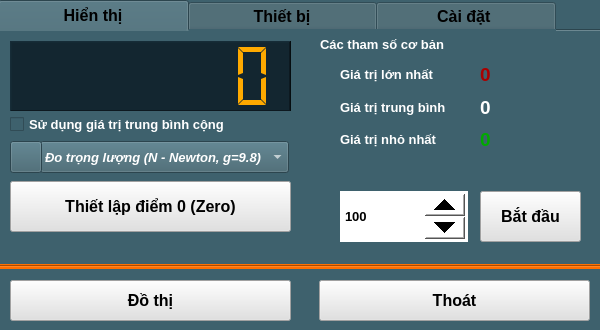
<?xml version="1.0" encoding="UTF-8"?>
<ui version="4.0">
 <class>Sensor_SEN0103</class>
 <widget class="QWidget" name="Sensor_SEN0103">
  <property name="geometry">
   <rect>
    <x>0</x>
    <y>0</y>
    <width>600</width>
    <height>330</height>
   </rect>
  </property>
  <property name="windowTitle">
   <string>Form</string>
  </property>
  <property name="windowIcon">
   <iconset resource="../image.qrc">
    <normaloff>:/image/WHL0103_Icon.jpg</normaloff>:/image/WHL0103_Icon.jpg</iconset>
  </property>
  <property name="styleSheet">
   <string notr="true">background-color: rgb(62, 97, 109);</string>
  </property>
  <widget class="QPushButton" name="pushButton_ChartZoom">
   <property name="geometry">
    <rect>
     <x>10</x>
     <y>280</y>
     <width>281</width>
     <height>41</height>
    </rect>
   </property>
   <property name="font">
    <font>
     <pointsize>12</pointsize>
     <bold>true</bold>
    </font>
   </property>
   <property name="styleSheet">
    <string notr="true">background-color: rgb(225, 225, 225);</string>
   </property>
   <property name="text">
    <string>Đồ thị</string>
   </property>
  </widget>
  <widget class="QPushButton" name="pushButton_Exit">
   <property name="geometry">
    <rect>
     <x>319</x>
     <y>280</y>
     <width>271</width>
     <height>41</height>
    </rect>
   </property>
   <property name="font">
    <font>
     <pointsize>12</pointsize>
     <bold>true</bold>
    </font>
   </property>
   <property name="styleSheet">
    <string notr="true">background-color: rgb(225, 225, 225);</string>
   </property>
   <property name="text">
    <string>Thoát</string>
   </property>
  </widget>
  <widget class="QTabWidget" name="tabWidget">
   <property name="geometry">
    <rect>
     <x>-2</x>
     <y>0</y>
     <width>607</width>
     <height>268</height>
    </rect>
   </property>
   <property name="font">
    <font>
     <pointsize>12</pointsize>
     <bold>true</bold>
    </font>
   </property>
   <property name="styleSheet">
    <string notr="true">background-color: rgb(62, 97, 109);</string>
   </property>
   <property name="currentIndex">
    <number>0</number>
   </property>
   <property name="elideMode">
    <enum>Qt::ElideNone</enum>
   </property>
   <widget class="QWidget" name="tab_Infor_2">
    <attribute name="title">
     <string>            Hiển thị            </string>
    </attribute>
    <widget class="QWidget" name="verticalLayoutWidget_6">
     <property name="geometry">
      <rect>
       <x>340</x>
       <y>30</y>
       <width>128</width>
       <height>92</height>
      </rect>
     </property>
     <layout class="QVBoxLayout" name="verticalLayout_6">
      <item>
       <widget class="QLabel" name="label_8">
        <property name="font">
         <font>
          <pointsize>10</pointsize>
          <bold>true</bold>
         </font>
        </property>
        <property name="styleSheet">
         <string notr="true">color: rgb(255, 255, 255);</string>
        </property>
        <property name="text">
         <string>Giá trị lớn nhất</string>
        </property>
       </widget>
      </item>
      <item>
       <widget class="QLabel" name="label_9">
        <property name="font">
         <font>
          <pointsize>10</pointsize>
          <bold>true</bold>
         </font>
        </property>
        <property name="styleSheet">
         <string notr="true">color: rgb(255, 255, 255);</string>
        </property>
        <property name="text">
         <string>Giá trị trung bình</string>
        </property>
       </widget>
      </item>
      <item>
       <widget class="QLabel" name="label_10">
        <property name="font">
         <font>
          <pointsize>10</pointsize>
          <bold>true</bold>
         </font>
        </property>
        <property name="styleSheet">
         <string notr="true">color: rgb(255, 255, 255);</string>
        </property>
        <property name="text">
         <string>Giá trị nhỏ nhất</string>
        </property>
       </widget>
      </item>
     </layout>
    </widget>
    <widget class="QWidget" name="verticalLayoutWidget_7">
     <property name="geometry">
      <rect>
       <x>480</x>
       <y>30</y>
       <width>101</width>
       <height>92</height>
      </rect>
     </property>
     <layout class="QVBoxLayout" name="verticalLayout_7">
      <item>
       <widget class="QLabel" name="label_ValueMax_2">
        <property name="font">
         <font>
          <pointsize>14</pointsize>
          <bold>true</bold>
         </font>
        </property>
        <property name="styleSheet">
         <string notr="true">color: rgb(170, 0, 0);</string>
        </property>
        <property name="text">
         <string>0</string>
        </property>
       </widget>
      </item>
      <item>
       <widget class="QLabel" name="label_ValueAvg_2">
        <property name="font">
         <font>
          <pointsize>14</pointsize>
          <bold>true</bold>
         </font>
        </property>
        <property name="styleSheet">
         <string notr="true">color: rgb(255, 255, 255);</string>
        </property>
        <property name="text">
         <string>0</string>
        </property>
       </widget>
      </item>
      <item>
       <widget class="QLabel" name="label_ValueMin_2">
        <property name="font">
         <font>
          <pointsize>14</pointsize>
          <bold>true</bold>
         </font>
        </property>
        <property name="styleSheet">
         <string notr="true">color: rgb(0, 170, 0);</string>
        </property>
        <property name="text">
         <string>0</string>
        </property>
       </widget>
      </item>
     </layout>
    </widget>
    <widget class="QSpinBox" name="spinBox_setSample">
     <property name="geometry">
      <rect>
       <x>340</x>
       <y>160</y>
       <width>128</width>
       <height>51</height>
      </rect>
     </property>
     <property name="font">
      <font>
       <pointsize>10</pointsize>
       <bold>true</bold>
      </font>
     </property>
     <property name="styleSheet">
      <string notr="true">QSpinBox
{
background-color: rgb(255, 255, 255);
color: rgb(0, 0, 0);
}
QSpinBox::up-button
{
    min-width:40px;
    min-height: 20px;
}
QSpinBox::down-button
{
    min-width: 40px;
    min-height: 20px;
}
</string>
     </property>
     <property name="minimum">
      <number>1</number>
     </property>
     <property name="maximum">
      <number>9999999</number>
     </property>
     <property name="value">
      <number>100</number>
     </property>
    </widget>
    <widget class="QPushButton" name="pushButton_getSamples">
     <property name="geometry">
      <rect>
       <x>480</x>
       <y>160</y>
       <width>101</width>
       <height>51</height>
      </rect>
     </property>
     <property name="font">
      <font>
       <pointsize>12</pointsize>
       <bold>true</bold>
      </font>
     </property>
     <property name="styleSheet">
      <string notr="true">background-color: rgb(225, 225, 225);</string>
     </property>
     <property name="text">
      <string>Bắt đầu</string>
     </property>
    </widget>
    <widget class="QLabel" name="label_sampleInfo">
     <property name="geometry">
      <rect>
       <x>320</x>
       <y>0</y>
       <width>261</width>
       <height>26</height>
      </rect>
     </property>
     <property name="font">
      <font>
       <pointsize>10</pointsize>
       <bold>true</bold>
      </font>
     </property>
     <property name="styleSheet">
      <string notr="true">color: rgb(255, 255, 255);</string>
     </property>
     <property name="text">
      <string>Các tham số cơ bản</string>
     </property>
    </widget>
    <widget class="QFrame" name="frame">
     <property name="geometry">
      <rect>
       <x>0</x>
       <y>0</y>
       <width>311</width>
       <height>221</height>
      </rect>
     </property>
     <property name="styleSheet">
      <string notr="true">background-color: rgb(62, 97, 109);</string>
     </property>
     <property name="frameShape">
      <enum>QFrame::NoFrame</enum>
     </property>
     <property name="frameShadow">
      <enum>QFrame::Raised</enum>
     </property>
     <widget class="QPushButton" name="pushButton_SetZero_2">
      <property name="geometry">
       <rect>
        <x>10</x>
        <y>150</y>
        <width>281</width>
        <height>51</height>
       </rect>
      </property>
      <property name="font">
       <font>
        <pointsize>12</pointsize>
        <bold>true</bold>
       </font>
      </property>
      <property name="styleSheet">
       <string>background-color: rgb(225, 225, 225);</string>
      </property>
      <property name="text">
       <string>Thiết lập điểm 0 (Zero)</string>
      </property>
     </widget>
     <widget class="QComboBox" name="comboBox_Unit">
      <property name="geometry">
       <rect>
        <x>40</x>
        <y>110</y>
        <width>249</width>
        <height>32</height>
       </rect>
      </property>
      <property name="font">
       <font>
        <pointsize>10</pointsize>
        <italic>true</italic>
        <bold>true</bold>
       </font>
      </property>
      <property name="styleSheet">
       <string notr="true">color: rgb(255, 255, 255);</string>
      </property>
      <item>
       <property name="text">
        <string>Đo trọng lượng (N - Newton, g=9.8)</string>
       </property>
      </item>
      <item>
       <property name="text">
        <string>Đo khối lượng (G - Gram)</string>
       </property>
      </item>
      <item>
       <property name="text">
        <string>Đo khối lượng (Kg - KiloGram)</string>
       </property>
      </item>
      <item>
       <property name="text">
        <string>Đo lực (N - Newton)</string>
       </property>
      </item>
     </widget>
     <widget class="QLCDNumber" name="lcdNumber_Value_2">
      <property name="geometry">
       <rect>
        <x>10</x>
        <y>10</y>
        <width>281</width>
        <height>71</height>
       </rect>
      </property>
      <property name="styleSheet">
       <string notr="true">background-color: #132630;
color: rgb(255, 170, 0);
</string>
      </property>
      <property name="frameShape">
       <enum>QFrame::WinPanel</enum>
      </property>
      <property name="lineWidth">
       <number>1</number>
      </property>
      <property name="smallDecimalPoint">
       <bool>false</bool>
      </property>
      <property name="digitCount">
       <number>7</number>
      </property>
      <property name="segmentStyle">
       <enum>QLCDNumber::Flat</enum>
      </property>
      <property name="value" stdset="0">
       <double>0.000000000000000</double>
      </property>
      <property name="intValue" stdset="0">
       <number>0</number>
      </property>
     </widget>
     <widget class="QCheckBox" name="checkBox_setMathAvg">
      <property name="geometry">
       <rect>
        <x>10</x>
        <y>80</y>
        <width>281</width>
        <height>27</height>
       </rect>
      </property>
      <property name="font">
       <font>
        <pointsize>10</pointsize>
        <bold>true</bold>
       </font>
      </property>
      <property name="styleSheet">
       <string notr="true">color: rgb(255, 255, 255);</string>
      </property>
      <property name="text">
       <string>Sử dụng giá trị trung bình cộng</string>
      </property>
     </widget>
     <widget class="QPushButton" name="pushButton">
      <property name="geometry">
       <rect>
        <x>10</x>
        <y>110</y>
        <width>32</width>
        <height>32</height>
       </rect>
      </property>
      <property name="styleSheet">
       <string notr="true"/>
      </property>
      <property name="text">
       <string/>
      </property>
      <property name="icon">
       <iconset resource="../image.qrc">
        <normaloff>:/image/WHL0103_Icon.jpg</normaloff>:/image/WHL0103_Icon.jpg</iconset>
      </property>
      <property name="iconSize">
       <size>
        <width>32</width>
        <height>32</height>
       </size>
      </property>
     </widget>
    </widget>
   </widget>
   <widget class="QWidget" name="tab_4">
    <attribute name="title">
     <string>            Thiết bị            </string>
    </attribute>
    <widget class="QWidget" name="verticalLayoutWidget_8">
     <property name="geometry">
      <rect>
       <x>150</x>
       <y>10</y>
       <width>291</width>
       <height>101</height>
      </rect>
     </property>
     <layout class="QVBoxLayout" name="verticalLayout_8">
      <item>
       <widget class="QLabel" name="label_Name_2">
        <property name="font">
         <font>
          <pointsize>10</pointsize>
         </font>
        </property>
        <property name="styleSheet">
         <string notr="true">color: rgb(255, 255, 255);</string>
        </property>
        <property name="text">
         <string/>
        </property>
       </widget>
      </item>
      <item>
       <widget class="QLabel" name="label_Address_2">
        <property name="font">
         <font>
          <pointsize>10</pointsize>
         </font>
        </property>
        <property name="styleSheet">
         <string notr="true">color: rgb(255, 255, 255);</string>
        </property>
        <property name="text">
         <string/>
        </property>
       </widget>
      </item>
      <item>
       <widget class="QLabel" name="label_SerialNumber_2">
        <property name="font">
         <font>
          <pointsize>10</pointsize>
         </font>
        </property>
        <property name="styleSheet">
         <string notr="true">color: rgb(255, 255, 255);</string>
        </property>
        <property name="text">
         <string/>
        </property>
       </widget>
      </item>
     </layout>
    </widget>
    <widget class="QWidget" name="verticalLayoutWidget_9">
     <property name="geometry">
      <rect>
       <x>10</x>
       <y>10</y>
       <width>111</width>
       <height>131</height>
      </rect>
     </property>
     <layout class="QVBoxLayout" name="verticalLayout_9">
      <item>
       <widget class="QLabel" name="label_13">
        <property name="font">
         <font>
          <pointsize>10</pointsize>
          <bold>true</bold>
         </font>
        </property>
        <property name="styleSheet">
         <string notr="true">color: rgb(255, 255, 255);</string>
        </property>
        <property name="text">
         <string>Tên thiết bị:</string>
        </property>
       </widget>
      </item>
      <item>
       <widget class="QLabel" name="label_14">
        <property name="font">
         <font>
          <pointsize>10</pointsize>
          <bold>true</bold>
         </font>
        </property>
        <property name="styleSheet">
         <string notr="true">color: rgb(255, 255, 255);</string>
        </property>
        <property name="text">
         <string>Địa chỉ:</string>
        </property>
       </widget>
      </item>
      <item>
       <widget class="QLabel" name="label_18">
        <property name="font">
         <font>
          <pointsize>10</pointsize>
          <bold>true</bold>
         </font>
        </property>
        <property name="styleSheet">
         <string notr="true">color: rgb(255, 255, 255);</string>
        </property>
        <property name="text">
         <string>Mã sê-ri:</string>
        </property>
       </widget>
      </item>
      <item>
       <widget class="QLabel" name="label_19">
        <property name="font">
         <font>
          <pointsize>10</pointsize>
          <bold>true</bold>
         </font>
        </property>
        <property name="styleSheet">
         <string notr="true">color: rgb(255, 255, 255);</string>
        </property>
        <property name="text">
         <string>Mô tả:</string>
        </property>
       </widget>
      </item>
     </layout>
    </widget>
    <widget class="QWidget" name="verticalLayoutWidget_10">
     <property name="geometry">
      <rect>
       <x>150</x>
       <y>110</y>
       <width>291</width>
       <height>61</height>
      </rect>
     </property>
     <layout class="QVBoxLayout" name="verticalLayout_10">
      <item>
       <widget class="QLabel" name="label_Description_2">
        <property name="font">
         <font>
          <pointsize>10</pointsize>
         </font>
        </property>
        <property name="styleSheet">
         <string notr="true">color: rgb(255, 255, 255);</string>
        </property>
        <property name="text">
         <string/>
        </property>
        <property name="alignment">
         <set>Qt::AlignLeading|Qt::AlignLeft|Qt::AlignTop</set>
        </property>
       </widget>
      </item>
     </layout>
    </widget>
   </widget>
   <widget class="QWidget" name="tab_6">
    <attribute name="title">
     <string>           Cài đặt            </string>
    </attribute>
    <widget class="QLabel" name="label_23">
     <property name="geometry">
      <rect>
       <x>277</x>
       <y>40</y>
       <width>41</width>
       <height>22</height>
      </rect>
     </property>
     <property name="font">
      <font>
       <pointsize>10</pointsize>
       <bold>true</bold>
      </font>
     </property>
     <property name="styleSheet">
      <string notr="true">color: rgb(255, 255, 255);</string>
     </property>
     <property name="text">
      <string>(ms)</string>
     </property>
    </widget>
    <widget class="QLabel" name="label_24">
     <property name="geometry">
      <rect>
       <x>20</x>
       <y>40</y>
       <width>141</width>
       <height>22</height>
      </rect>
     </property>
     <property name="font">
      <font>
       <pointsize>10</pointsize>
       <bold>true</bold>
      </font>
     </property>
     <property name="styleSheet">
      <string notr="true">color: rgb(255, 255, 255);</string>
     </property>
     <property name="text">
      <string>Thời gian lấy mẫu :</string>
     </property>
    </widget>
    <widget class="QPushButton" name="pushButton_SetSampleTime_2">
     <property name="geometry">
      <rect>
       <x>320</x>
       <y>20</y>
       <width>161</width>
       <height>61</height>
      </rect>
     </property>
     <property name="font">
      <font>
       <pointsize>12</pointsize>
       <bold>true</bold>
      </font>
     </property>
     <property name="styleSheet">
      <string notr="true">background-color: rgb(225, 225, 225);</string>
     </property>
     <property name="text">
      <string>Cài đặt</string>
     </property>
    </widget>
    <widget class="QSpinBox" name="spinBox_SampleTime_2">
     <property name="geometry">
      <rect>
       <x>160</x>
       <y>10</y>
       <width>111</width>
       <height>81</height>
      </rect>
     </property>
     <property name="font">
      <font>
       <pointsize>10</pointsize>
       <bold>true</bold>
      </font>
     </property>
     <property name="styleSheet">
      <string notr="true">QSpinBox
{
background-color: rgb(255, 255, 255);
color: rgb(0, 0, 0);
}
QSpinBox::up-button
{
    min-width:40px;
    min-height: 20px;
}
QSpinBox::down-button
{
    min-width: 40px;
    min-height: 20px;
}
</string>
     </property>
     <property name="minimum">
      <number>10</number>
     </property>
     <property name="maximum">
      <number>9999999</number>
     </property>
     <property name="value">
      <number>100</number>
     </property>
    </widget>
    <widget class="Line" name="line_2">
     <property name="geometry">
      <rect>
       <x>20</x>
       <y>100</y>
       <width>541</width>
       <height>16</height>
      </rect>
     </property>
     <property name="orientation">
      <enum>Qt::Horizontal</enum>
     </property>
    </widget>
    <widget class="QPushButton" name="pushButton_Calib_2">
     <property name="geometry">
      <rect>
       <x>320</x>
       <y>120</y>
       <width>161</width>
       <height>61</height>
      </rect>
     </property>
     <property name="font">
      <font>
       <pointsize>12</pointsize>
       <bold>true</bold>
      </font>
     </property>
     <property name="styleSheet">
      <string notr="true">background-color: rgb(225, 225, 225);</string>
     </property>
     <property name="text">
      <string>Hiệu chuẩn</string>
     </property>
    </widget>
    <widget class="QLabel" name="label_25">
     <property name="geometry">
      <rect>
       <x>20</x>
       <y>139</y>
       <width>231</width>
       <height>22</height>
      </rect>
     </property>
     <property name="font">
      <font>
       <pointsize>10</pointsize>
       <bold>true</bold>
      </font>
     </property>
     <property name="styleSheet">
      <string notr="true">color: rgb(255, 255, 255);</string>
     </property>
     <property name="text">
      <string>Hiệu chuẩn thiết bị :</string>
     </property>
    </widget>
    <widget class="QLabel" name="label_calibInfo">
     <property name="geometry">
      <rect>
       <x>40</x>
       <y>160</y>
       <width>271</width>
       <height>22</height>
      </rect>
     </property>
     <property name="font">
      <font>
       <pointsize>10</pointsize>
       <italic>true</italic>
       <bold>true</bold>
      </font>
     </property>
     <property name="styleSheet">
      <string notr="true">color: rgb(255, 255, 127);</string>
     </property>
     <property name="text">
      <string>(chưa hiệu chuẩn)</string>
     </property>
    </widget>
   </widget>
  </widget>
  <widget class="Line" name="line">
   <property name="geometry">
    <rect>
     <x>-2</x>
     <y>264</y>
     <width>605</width>
     <height>5</height>
    </rect>
   </property>
   <property name="styleSheet">
    <string notr="true">background-color: rgb(255, 111, 0);</string>
   </property>
   <property name="frameShadow">
    <enum>QFrame::Sunken</enum>
   </property>
   <property name="orientation">
    <enum>Qt::Horizontal</enum>
   </property>
  </widget>
 </widget>
 <resources>
  <include location="../image.qrc"/>
 </resources>
 <connections/>
</ui>
